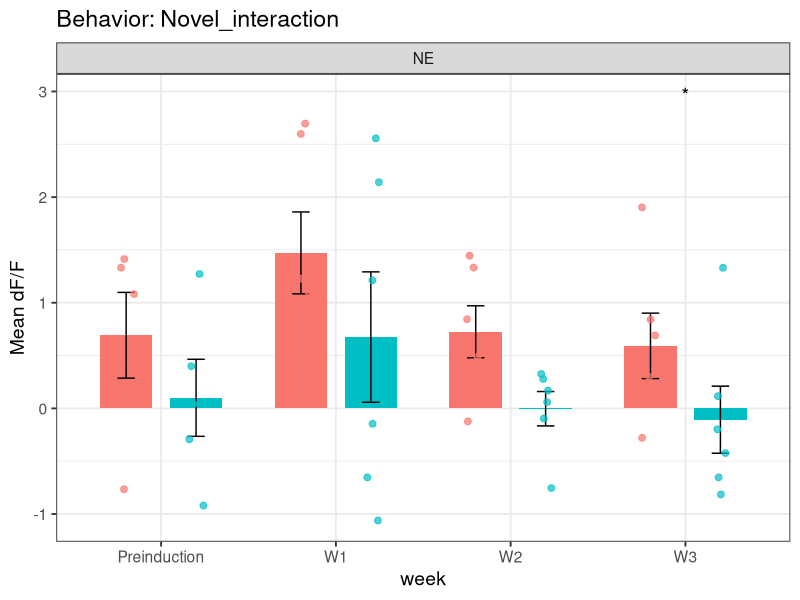
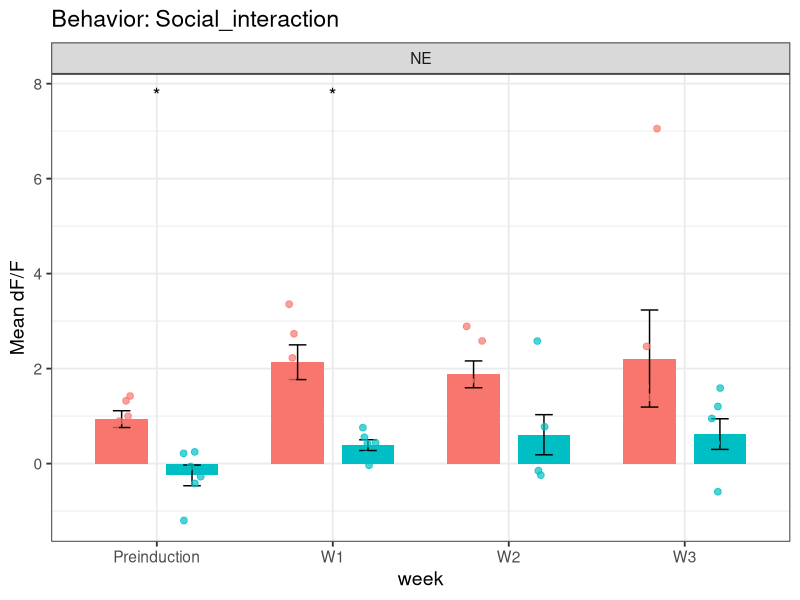
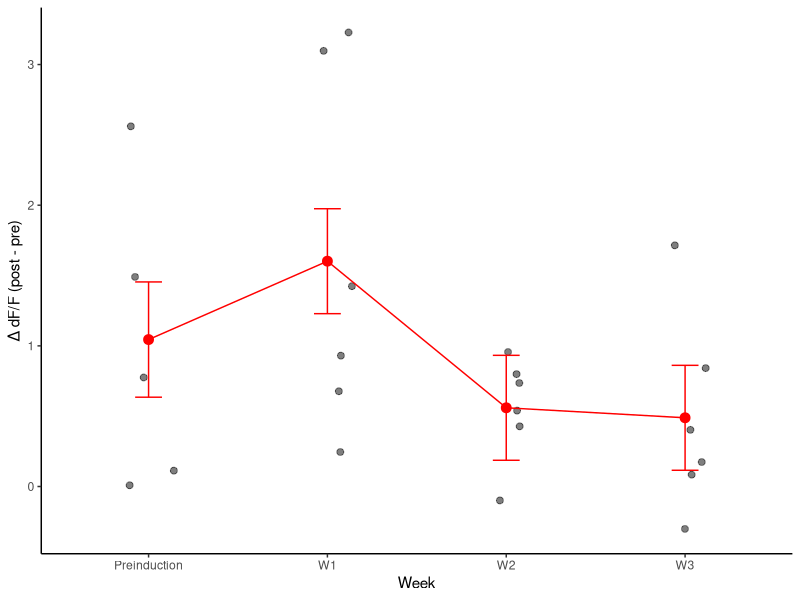

Generate these figures, in order, with R:
## ---- chunk 1
knitr::opts_chunk$set(echo = TRUE)
## ---- chunk 2
# =========================
# Libraries
# =========================
library(tidyverse)
library(ggplot2)

# =========================
# LOAD DATA
# =========================
df <- read.csv("mouse_prepost_raw.csv")

data <- df

# =========================
# FUNCTION
# =========================
plot_mouse_prepost <- function(df,
                                pre_col,
                                post_col,
                                value_name = "signal",
                                condition_filter = NULL,
                                genotype_filter = NULL) {

  # --------------------------
  # FILTERING
  # --------------------------
  if (!is.null(condition_filter)) {
    data <- data %>% filter(condition == condition_filter)
  }

  if (!is.null(genotype_filter)) {
    data <- data %>% filter(genotype == genotype_filter)
  }

  data <- data %>% filter(behavior != "Other")

  if (nrow(data) == 0) {
    print("[WARN] No data to plot")
    return(NULL)
  }

  # --------------------------
  # ORDERING
  # --------------------------
  week_order <- c("Preinduction", "W1", "W2", "W3")
  data$week <- factor(data$week, levels = week_order, ordered = TRUE)

  behaviors <- unique(data$behavior)

  # ==========================
  # LOOP BEHAVIORS
  # ==========================
  for (beh in behaviors) {

    sub <- data %>% filter(behavior == beh)

    # ==========================
    # STATS (PAIRED t-test)
    # ==========================
    stats_results <- list()

    for (gen in unique(sub$genotype)) {

      sub_gen <- sub %>% filter(genotype == gen)

      for (w in week_order) {

        sub_w <- sub_gen %>% filter(week == w)

        # reshape to paired format per mouse
        wide <- sub_w %>%
          select(mouse_id, all_of(pre_col), all_of(post_col)) %>%
          drop_na()

        if (nrow(wide) < 2) next

        # paired t-test
        test <- t.test(
          wide[[pre_col]],
          wide[[post_col]],
          paired = TRUE
        )

        # paired Cohen's d
        diff <- wide[[post_col]] - wide[[pre_col]]
        cohens_d <- mean(diff) / sd(diff)

        stats_results[[length(stats_results) + 1]] <- data.frame(
          genotype = gen,
          week = w,
          t_stat = test$statistic,
          p_value = test$p.value,
          cohens_d = cohens_d
        )
      }
    }

    stats_df <- bind_rows(stats_results)

    # Bonferroni correction
    if (nrow(stats_df) > 0) {
      stats_df$p_corrected <- p.adjust(stats_df$p_value, method = "bonferroni")
    }

    print(paste("Stats for", beh))
    print(stats_df)

    # ==========================
    # LONG FORMAT
    # ==========================
    long_sub <- sub %>%
      pivot_longer(
        cols = c(all_of(pre_col), all_of(post_col)),
        names_to = "window",
        values_to = value_name
      ) %>%
      mutate(
        window = recode(window,
                        !!pre_col := "Pre",
                        !!post_col := "Post")
      )

    # ==========================
    # PLOT
    # ==========================
    p <- ggplot(long_sub, aes(x = week, y = .data[[value_name]], fill = window)) +

      stat_summary(fun = mean, geom = "bar",
                   position = position_dodge(0.8), width = 0.6) +

      stat_summary(fun.data = mean_se, geom = "errorbar",
                   position = position_dodge(0.8), width = 0.2) +

      geom_jitter(aes(color = window),
                  position = position_jitterdodge(jitter.width = 0.1,
                                                  dodge.width = 0.8),
                  size = 2, alpha = 0.7) +

      facet_wrap(~genotype) +

      ggtitle(paste("Behavior:", beh)) +

      theme_bw(base_size = 14) +
      theme(legend.position = "none")

    # ==========================
    # SIGNIFICANCE ANNOTATION
    # ==========================
    if (nrow(stats_df) > 0) {

      y_max <- max(long_sub[[value_name]], na.rm = TRUE)

      for (i in seq_len(nrow(stats_df))) {

        row <- stats_df[i, ]

        label <- ""

        if (!is.na(row$p_corrected)) {
          if (row$p_corrected < 0.001) label <- "***"
          else if (row$p_corrected < 0.01) label <- "**"
          else if (row$p_corrected < 0.05) label <- "*"
        }

        if (label != "") {

          week_idx <- match(row$week, week_order)

          p_plot <- p + annotate(
            "text",
            x = week_idx,
            y = y_max * 1.1,
            label = label,
            size = 5
          )

          p <- p_plot
        }
      }
    }

    print(p)
  }
}
plot_mouse_prepost(
  df,
  pre_col = "pre_mean_dFF",
  post_col = "post_mean_dFF",
  value_name = "Mean dF/F",
  condition_filter = "Social",
  genotype_filter = "NE"
)
## ---- chunk 3
df_filtered <- df %>%
  filter(week == "W1", behavior == "Social_interaction", condition == "Social", genotype == "NE")
t.test(df_filtered$pre_mean_dFF, df_filtered$post_mean_dFF, paired = TRUE)

## ---- chunk 4
df_filtered_lmer <- df %>%
  filter(behavior == "Novel_interaction",
         condition == "Novel",
         genotype == "NE")

df_filtered_lmer$delta <- df_filtered_lmer$post_mean_dFF - df_filtered_lmer$pre_mean_dFF

m_anova <- lmerTest::lmer(delta ~ week + (1 | mouse_id), data = df_filtered_lmer)
summary(m_anova)

library(emmeans)
library(ggplot2)

# -------------------------
# Estimated means per week
# -------------------------
emm <- emmeans(m_anova, ~ week)
emm_df <- as.data.frame(emm)

# -------------------------
# Dunnett contrasts (vs control)
# -------------------------
dunnett_results <- contrast(
  emm,
  method = "trt.vs.ctrl",
  ref = 1
)

dunnett_df <- as.data.frame(dunnett_results)

# -------------------------
# KEEP ONLY SIGNIFICANT RESULTS
# -------------------------
dunnett_df <- dunnett_df[dunnett_df$p.value < 0.05, ]

# y position for labels
y_pos <- max(df_filtered_lmer$delta, na.rm = TRUE) * 1.1

# -------------------------
# PLOT
# -------------------------
ggplot() +
  
  # RAW DATA
  geom_jitter(
    data = df_filtered_lmer,
    aes(x = week, y = delta),
    width = 0.15,
    alpha = 0.5,
    size = 2
  ) +
  
  # MODEL MEAN
  geom_point(
    data = emm_df,
    aes(x = week, y = emmean),
    size = 3,
    color = "red"
  ) +
  
  # MODEL SE
  geom_errorbar(
    data = emm_df,
    aes(x = week,
        ymin = emmean - SE,
        ymax = emmean + SE),
    width = 0.15,
    color = "red"
  ) +
  
  # MODEL TREND
  geom_line(
    data = emm_df,
    aes(x = week, y = emmean, group = 1),
    color = "red"
  ) +
  
  # # SIGNIFICANT ONLY P VALUES
  # geom_text(
  #   data = dunnett_df,
  #   aes(
  #     x = 2,
  #     y = y_pos,
  #     label = paste0("p = ", signif(p.value, 2))
  #   ),
  #   inherit.aes = FALSE,
  #   size = 3
  # ) +
  
  theme_classic() +
  ylab("Δ dF/F (post - pre)") +
  xlab("Week")
